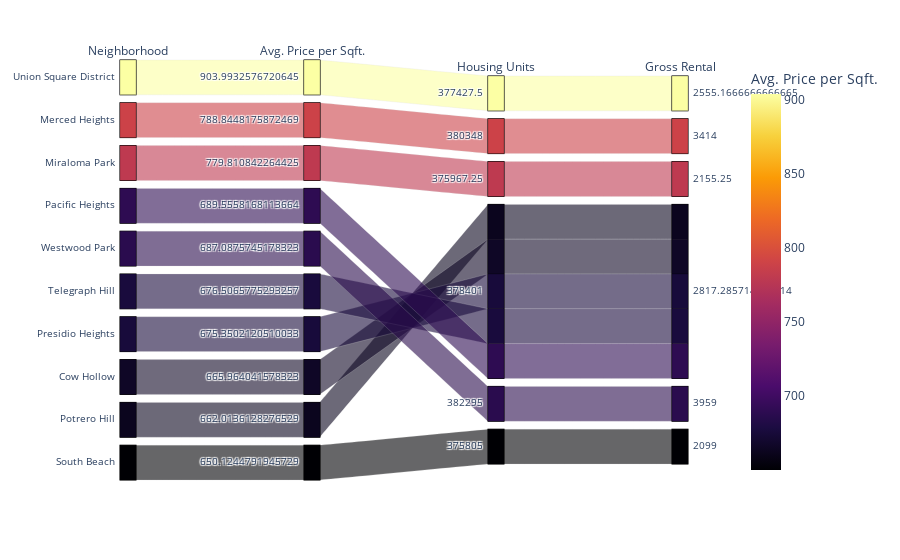

Notebook source saved alongside this figure:
### Code cell
# Parallel Categories Plot
# YOUR CODE HERE!
px.parallel_categories(
    sfo_average,
    dimensions=["neighborhood", "sale_price_sqr_foot", "housing_units","gross_rent"],
    color="sale_price_sqr_foot",
    color_continuous_scale=px.colors.sequential.Inferno,
    labels={
        "neighborhood": "Neighborhood",
        "sale_price_sqr_foot": "Avg. Price per Sqft.",
        "housing_units": "Housing Units",
        "gross_rent":"Gross Rental"
    },
)

### Figure 1 — Plotly figure (JSON) as saved in the notebook; plotly's stock layout.template omitted (floating-point values rounded to 4 significant figures)
{"data": [{"dimensions": [{"label": "Neighborhood", "values": ["Union Square District", "Merced Heights", "Miraloma Park", "Pacific Heights", "Westwood Park", "Telegraph Hill", "Presidio Heights", "Cow Hollow", "Potrero Hill", "South Beach"]}, {"label": "Avg. Price per Sqft.", "values": [904.0, 788.8, 779.8, 689.6, 687.1, 676.5, 675.4, 666.0, 662.0, 650.1]}, {"label": "Housing Units", "values": [377400.0, 380348, 376000.0, 378401, 382295, 378401, 378401, 378401, 378401, 375805]}, {"label": "Gross Rental", "values": [2555.0, 3414, 2155.0, 2817.0, 3959, 2817.0, 2817.0, 2817.0, 2817.0, 2099]}], "domain": {"x": [0, 1], "y": [0, 1]}, "line": {"color": [904.0, 788.8, 779.8, 689.6, 687.1, 676.5, 675.4, 666.0, 662.0, 650.1], "coloraxis": "coloraxis"}, "name": "", "type": "parcats"}], "layout": {"autosize": true, "coloraxis": {"colorbar": {"title": {"text": "Avg. Price per Sqft."}}, "colorscale": [[0, "#000004"], [0.1111, "#1b0c41"], [0.2222, "#4a0c6b"], [0.3333, "#781c6d"], [0.4444, "#a52c60"], [0.5556, "#cf4446"], [0.6667, "#ed6925"], [0.7778, "#fb9b06"], [0.8889, "#f7d13d"], [1, "#fcffa4"]]}, "legend": {"tracegroupgap": 0}, "margin": {"t": 60}}}
